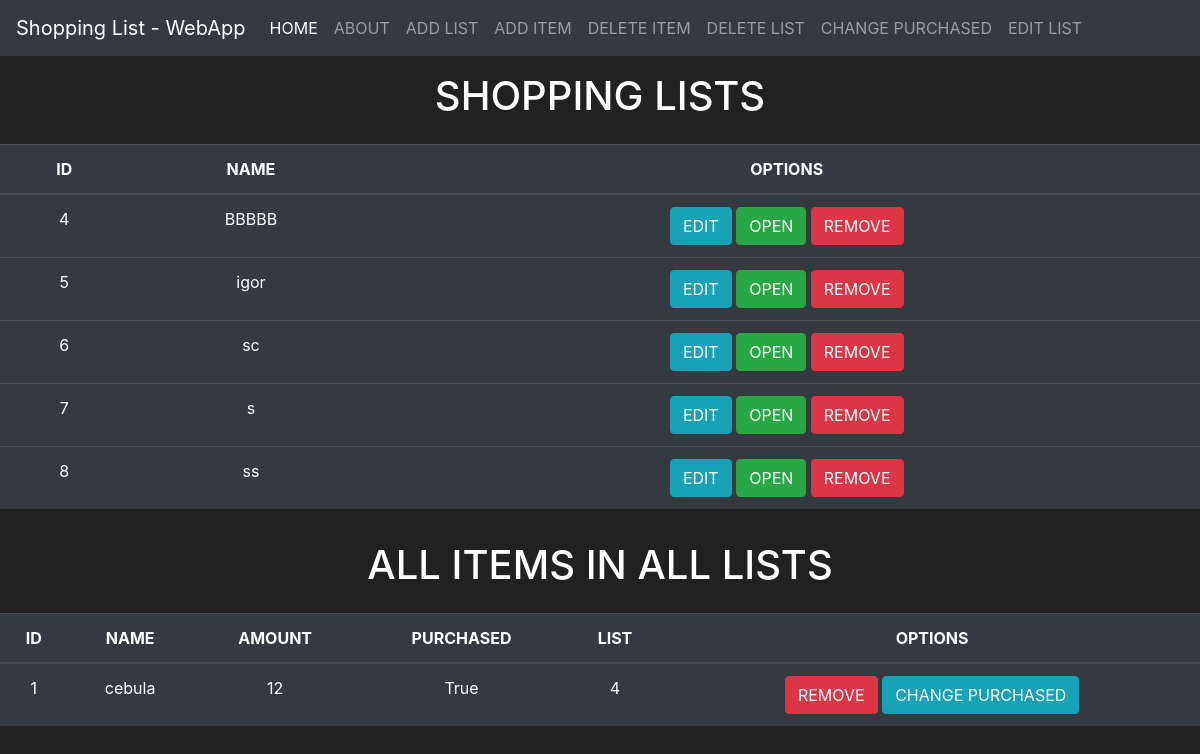
Page /home on the earlier database version.
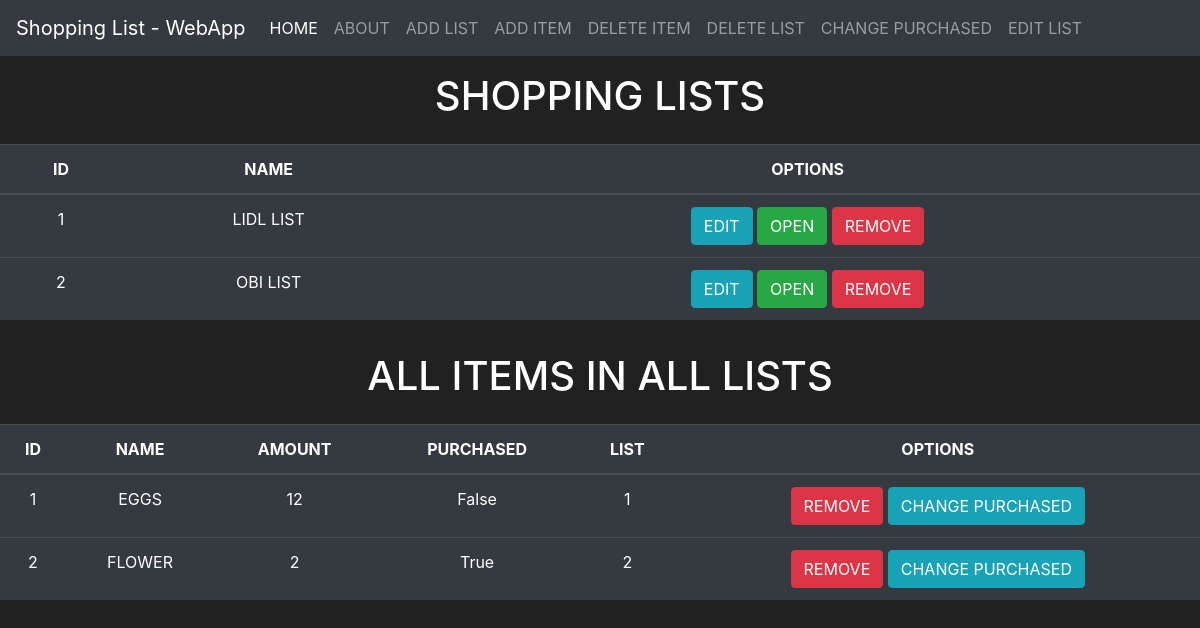
Same page on the later database version.
### lists/models.py (models this page shows, shortened)
class Lists(db.Model):
    id = db.Column(db.Integer(), primary_key=True)
    name = db.Column(db.String(length=50), nullable=False)
    lista = db.relationship('List', backref='owned_user', lazy=True)

class List(db.Model):
    id = db.Column(db.Integer(), primary_key=True)
    name = db.Column(db.String(length=50), nullable=False)
    amount = db.Column(db.Integer(), nullable=False)
    purchased = db.Column(db.Boolean(), default=False)
    owner = db.Column(db.Integer(), db.ForeignKey('lists.id'))

### lists/routes.py (the view)
@app.route('/')
@app.route('/home', methods=['GET', 'POST'])
def home_page():
    lists = Lists.query.all()
    list= List.query.all()
    return render_template('home.html', lists=lists, list=list)

### lists/templates/home.html (shortened to what this page needs)
<!doctype html>
<html lang="en">
  <head>
    <link rel="stylesheet" href="https://cdn.jsdelivr.net/npm/bootstrap@4.3.1/dist/css/bootstrap.min.css">
  </head>
  <body>
    <nav class="navbar navbar-expand-md navbar-dark bg-dark">
        <a class="navbar-brand">Shopping List - WebApp</a>
        <div class="collapse navbar-collapse" id="navbarNav">
          <ul class="navbar-nav mr-auto">
              <li class="nav-item active">
                  <a class="nav-link" href="{{ url_for('home_page')}}">HOME<span class="sr-only">(current)</span></a>
              </li>
              <li class="nav-item">
                  <a class="nav-link" href="{{ url_for('about_page')}}">ABOUT</a>
              </li>
              <li class="nav-item">
                <a class="nav-link" href="{{ url_for('addlist_page')}}">ADD LIST</a>
            </li>
            <li class="nav-item">
              <a class="nav-link" href="{{ url_for('additem_page')}}">ADD ITEM</a>
            </li>
            <li class="nav-item">
              <a class="nav-link" href="{{ url_for('deleteitem_page')}}">DELETE ITEM</a>
            </li>
            <li class="nav-item">
              <a class="nav-link" href="{{ url_for('deletelist_page')}}">DELETE LIST</a>
            </li>
            <li class="nav-item">
              <a class="nav-link" href="{{ url_for('changepurchased_page')}}">CHANGE PURCHASED</a>
            </li>
            <li class="nav-item">
              <a class="nav-link" href="{{ url_for('editlist_page')}}">EDIT LIST</a>
            </li>
          </ul>
        </div>
      </nav>
      <div id="webTop">
        <h1>SHOPPING LISTS</h1>
      </div>
      <table class="table table-hover table-dark">
        <thead>
            <tr>
                <th scope="col">ID</th>
                <th scope="col">NAME</th>
                <th scope="col">OPTIONS</th>
            </tr>
        </thead>
        <tbody>
            {% for lists in lists %}
                <tr>
                    <td>{{ lists.id }}</td>
                    <td>{{ lists.name }}</td>
                    <td>
                        <a href="{{ url_for('editlist_page')}}" class="btn btn-outline btn-info">EDIT</a>
                        <button class="btn btn-outline btn-success" data-toggle="modal" data-target="#List-MoreInfo-{{ lists.id }}">OPEN</button>
                        <a href="{{ url_for('deletelist_page')}}" class="btn btn-outline btn-danger">REMOVE</a>
                    </td>
                </tr>
            {% endfor %}
        </tbody>
    </table>
    <div id="webTop">
      <h1>ALL ITEMS IN ALL LISTS</h1>
    </div>
    <table class="table table-hover table-dark">
      <thead>
          <tr>
              <th scope="col">ID</th>
              <th scope="col">NAME</th>
              <th scope="col">AMOUNT</th>
              <th scope="col">PURCHASED</th>
              <th scope="col">LIST</th>
              <th scope="col">OPTIONS</th>
          </tr>
      </thead>
      <tbody>
          {% for list in list %}
              <tr>
                  <td>{{ list.id }}</td>
                  <td>{{ list.name }}</td>
                  <td>{{ list.amount }}</td>
                  <td>{{ list.purchased }}</td>
                  <td>{{ list.owner }}</td>
                  <td>
                      <a href="{{ url_for('deleteitem_page')}}" class="btn btn-outline btn-danger">REMOVE</a>
                      <a href="{{ url_for('changepurchased_page')}}" class="btn btn-outline btn-info">CHANGE PURCHASED</a>
                  </td>
              </tr>
          {% endfor %}
      </tbody>
  </table>
  </body>
</html>

### lists/templates/home.html (style rules this page uses)
body { background-color: #212121; color: white; text-align: center; }
#webTop { padding: 1rem; }

Differences in the rows shown:
removed Lists: id "4", name "BBBBB"
removed Lists: id "5", name "igor"
removed Lists: id "6", name "sc"
removed Lists: id "7", name "s"
removed Lists: id "8", name "ss"
added Lists: id "1", name "LIDL LIST"
added Lists: id "2", name "OBI LIST"
changed List id 1: name "cebula" → "EGGS"; purchased "True" → "False"; owner "4" → "1"
added List: id "2", name "FLOWER", amount "2", purchased "True", owner "2"
